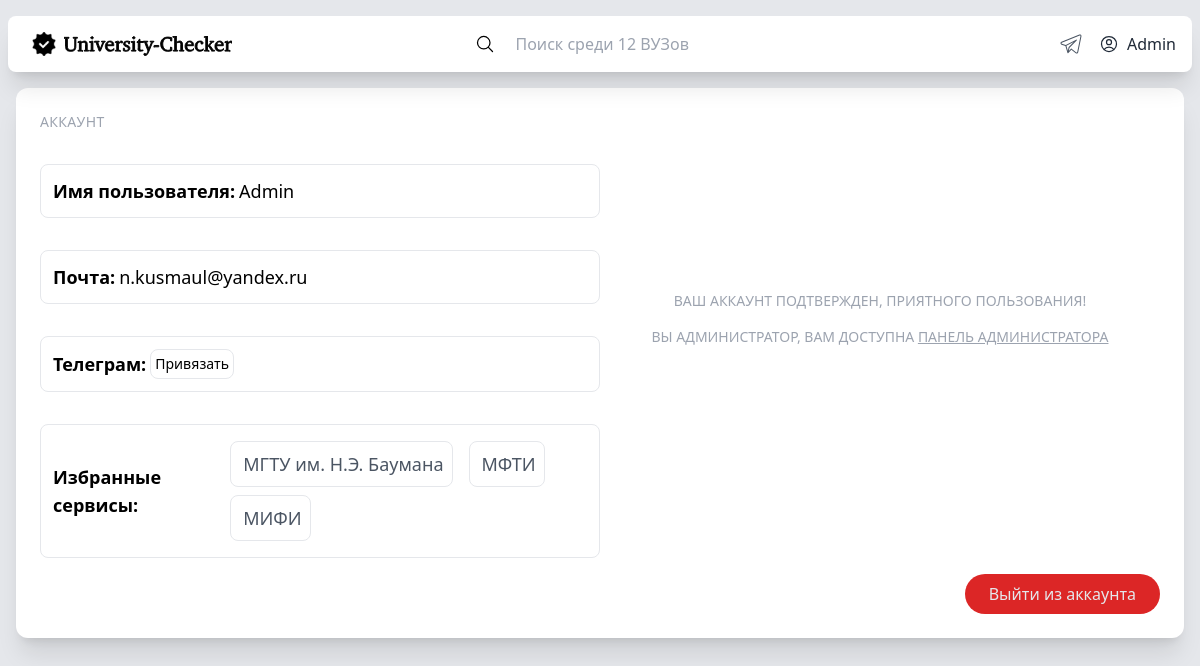
/account/ (signed in), run on an earlier commit of the app's database.
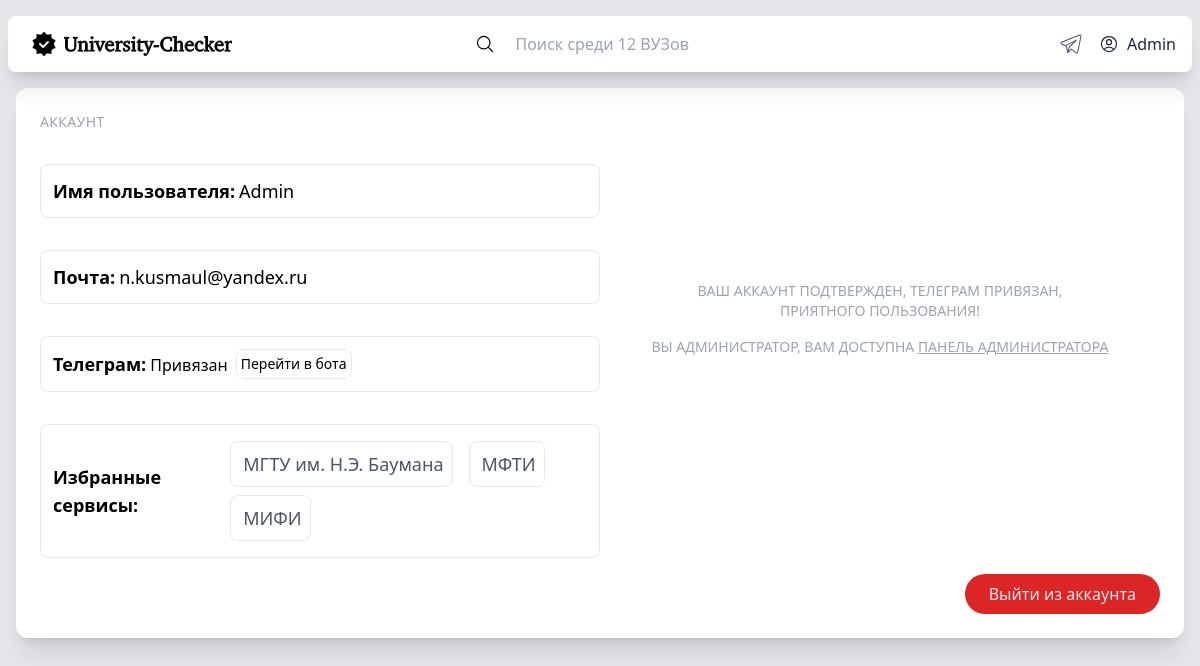
And on a later commit of the database.
### models/models.py (models this page shows, shortened)
class User(AbstractBaseUser, PermissionsMixin):
    username = models.CharField(unique=True,  verbose_name='username', max_length=20, null=True)
    email = models.EmailField(unique=True, null=True, verbose_name='email')
    subscribes = models.CharField(null=True, max_length=9999)
    tgid = models.CharField(unique=True, null=True, max_length=50)
    is_staff = models.BooleanField(
        _('staff status'),
        default=False,
        help_text=_('Designates whether the user can log into this site.'),
    )
    is_active = models.BooleanField(
        _('active'),
        default=True,
        help_text=_(
            'Designates whether this user should be treated as active. '
            'Unselect this instead of deleting accounts.'
        ),
    )
    is_confirmed = models.BooleanField(
        _('confirmed'),
        default=False,
    )
    USERNAME_FIELD = 'username'
    REQUIRED_FIELDS = ['email']
    objects = MyUserManager()
    def __str__(self):
        return str(self.username)

class Service(models.Model):
    name = models.CharField(max_length=25, db_index=True, unique=True, verbose_name="name")
    url = models.URLField(max_length=25, unique=True)
    status = models.CharField(max_length=999999, default = None,null=True)
    reports = models.CharField(max_length=999999, default = None,null=True)
    time = models.CharField(max_length=999999, default = None,null=True)
    slug = models.SlugField(max_length=255, unique=True, db_index=True)
    image = models.FileField(null=True)
    abbreviation = models.CharField(unique=True, max_length=255, null=True)

### core/views.py (the view)
# urls.py: path('account/', core_views.account),
def account(request, **kwargs):
    username = request.user
    print(kwargs)
    try:
        user = User.objects.get(username=username)
        if user.subscribes:
            subscribes = user.subscribes.split(',')
            subscribes = [i[:].strip() for i in subscribes]
            del subscribes[-1]
            print(subscribes)
            c_s = []
            for service in subscribes:
                if Service.objects.get(slug=service):
                    s = Service.objects.get(slug=service)
                    subs = {}
                    subs['abb'] = s.abbreviation
                    subs['slug'] = s.slug
                    c_s.append(subs)
                else:
                    c_s.append("Нет подписок")
            print(c_s)
        else:
            c_s = ""
        dc = model_to_dict(user)
        try:
            please_confirm = kwargs['please_confirm']
            dc['please_confirm'] = please_confirm
        except:
            pass
        try:
            already_exist = kwargs['already_exist']
            dc['already_exist'] = already_exist
        except:
            pass
        try:
            tg = kwargs['tg']
            dc['tg'] = tg
        except:
            pass
            print(dc)
        return render(request, "account.html", {"dict": dc, "subs": c_s, "count":  count_services()})
    except ObjectDoesNotExist:
        return log_in(request)

### core/views.py (called while the page is built)
def count_services():
    count = Service.objects.all().count()
    return count

### core/templates/account.html (shortened to what this page needs)
<!DOCTYPE html>
<html lang="en">
<head>
    <script src="https://cdn.tailwindcss.com"></script>
</head>
<body>
    <div class="absolute md:w-full min-w-screen md:min-h-screen  h-auto flex bg-gray-200">
        <div class="shrink flex flex-col w-full min-h-screen max-w-screen-xl">
            <div class="shrink flex w-full sticky top-0 px-2 z-50">
                <div class="rounded-lg bg-white mt-4 shadow-xl p-2 w-full flex">
                    <div class="shrink flex">
                        <a href="/">
                        <div class="flex py-2 pl-2 pr-4 md:px-4 rounded-lg hover:bg-gray-100 cursor-pointer duration-100 text-gray-800 font-medium">
                            <img src="/static/favicon.ico" class="hidden md:flex rounded w-6 place-self-center mr-2">
                        </div></a>
                    </div>
                    <div class="grow flex w-full">
                        <form action="/search/" method="POST" class="flex mx-auto w-auto">
                            <button class="hover:text-neutral-500" type="submit" value="" >
                            <svg xmlns="http://www.w3.org/2000/svg" fill="none" viewBox="0 0 24 24" stroke-width="1.5" stroke="currentColor" class="w-5 h-5 place-self-center mr-2">
                                <path stroke-linecap="round" stroke-linejoin="round" d="M21 21l-5.197-5.197m0 0A7.5 7.5 0 105.196 5.196a7.5 7.5 0 0010.607 10.607z" />
                            </svg></button>
                            <input name="search" autocomplete="off" class="flex mx-auto py-2 px-2  rounded-lg w-80  hover:bg-gray-100 cursor-pointer duration-100 text-gray-600 outline-0 placeholder:px-1 " placeholder="Поиск среди {{count}} ВУЗов"/>
                        </form>
                    </div>
                    <a target="_blank" href="https://t.me/university_checker_bot">
                    <div class="w-18 flex py-2 px-2 rounded-lg hover:bg-gray-100 cursor-pointer duration-100 text-gray-800">
                    </div>
                    </a>
                    {% if not user.is_authenticated %}
                    <a href="/login/">
                    <div class="shrink flex">
                        <div class="flex py-2 px-2 rounded-lg hover:bg-gray-100 cursor-pointer duration-100 text-gray-800 font-medium">
                            <svg xmlns="http://www.w3.org/2000/svg" fill="none" viewBox="0 0 24 24" stroke-width="1.5" stroke="currentColor" class="w-5 h-5 place-self-center mr-2">
                                <path stroke-linecap="round" stroke-linejoin="round" d="M17.982 18.725A7.488 7.488 0 0012 15.75a7.488 7.488 0 00-5.982 2.975m11.963 0a9 9 0 10-11.963 0m11.963 0A8.966 8.966 0 0112 21a8.966 8.966 0 01-5.982-2.275M15 9.75a3 3 0 11-6 0 3 3 0 016 0z" />
                            </svg>
                            <p>
                                Авторизация
                            </p>
                        </div>
                    </div></a>
                    {% elif user.is_authenticated and user.is_confirmed%}
                    <a href="/account/">
                        <div class="shrink flex">
                            <div class="flex py-2 px-2 rounded-lg hover:bg-gray-100 cursor-pointer duration-100 text-gray-800 font-medium">
                                <p>
                                    {{user}}
                                </p>
                            </div>
                        </div></a>
                    {%endif%}
                </div>
            </div>
            <div class="grow flex flex-col w-full mb-2">
            <div class="bg-white shadow-xl rounded-xl h-auto p-6 m-4 z-0 hover:shadow-4xl  ">
                <div class="grid md:grid-cols-2 col-span-2">
                    <div class="flex text-lg flex-col justify-start">
                        <span class="uppercase text-gray-400 text-sm mb-4 tracking-wide">аккаунт</span>
                        <div class="flex my-4 p-3 border border-gray-200 rounded-lg ">
                            <p class="font-semibold">Имя пользователя: </p> <p class="ml-1"> {{dict.username}}</p>
                        </div>
                        <div class="flex my-4 p-3 border border-gray-200 rounded-lg ">
                            <p class="font-semibold">Почта: </p> <p class="ml-1"> {{dict.email}}</p>
                        </div>
                        <div class="flex my-4 p-3 border border-gray-200 rounded-lg">
                            <p class="font-semibold place-self-center">Телеграм: </p> <p class="ml-1">
                                {%if dict.tgid%}
                                    <p class="text-base pt-1 lace-self-center mr-2">Привязан </p><a target="_blank" class="flex place-self-center p-1 border hover:shadow-md border-gray-200 rounded-lg text-sm"
                                    href="https://t.me/university_checker_bot">Перейти в бота</a>
                                {%elif not tgid%}
                                <a target="_blank" class="flex place-content-center p-1 border hover:shadow-md border-gray-200 rounded-lg text-sm"
                                href="https://t.me/university_checker_bot">Привязать</a>
                                {%endif%}
                            </p>
                        </div>
                            <div class="flex my-4 place-items-center p-3 border border-gray-200 rounded-lg">
                                <p class="font-semibold">Избранные сервисы: </p>
                                <div class="flex flex-wrap">
                                    {%for s in subs%}
                                    <a class="mx-2 my-1 text-gray-600  flex place-content-center p-2 border border-gray-200 rounded-lg hover:shadow-lg hover:cursor-pointer duration-100" href="/service/{{s.slug}}">
                                    <p class="ml-1"> {{s.abb}}</p>
                                    </a>
                                    {%endfor%}
                                </div>
                            </div>
                    </div>
                    <div class="flex md:mt-0 my-8 text-lg flex-col justify-center place-items-center">
                        {% if user.is_authenticated and user.is_confirmed and dict.tgid%}
                        <span class=" text-center uppercase text-gray-400 text-sm mb-4">Ваш аккаунт подтвержден, телеграм привязан, <br>приятного пользования! </span>
                        {% elif user.is_authenticated and user.is_confirmed and not dict.tgid%}
                        <span class=" text-center uppercase text-gray-400 text-sm mb-4">Ваш аккаунт подтвержден, приятного пользования! </span>
                        {% elif not user.is_confirmed%}
                        <span class="uppercase text-gray-400 text-sm mb-4">Подтвердите ваш аккаунт, проверьте почту!</span>
                        {%endif%}
                        {%if user.is_authenticated and user.is_staff%}
                        <span class="uppercase text-gray-400 text-sm mb-4">Вы администратор, вам доступна <a href="/admin_panel/" class="underline underline-offset-1">панель администратора</a></span>
                        {%endif%}
                    </div>
                    </div>
                    <div class="flex justify-end w-full">
                        <a href="/logout/">
                            <button class=" bg-red-600 hover:bg-red-700 duration-100 ease-out rounded-full py-2 px-6 text-gray-200 flex place-self-end relative">
                                Выйти из аккаунта
                            </button>
                        </a>
                    </div>
                </div>
            </div>
        </div>
    </div>
</body>

What changed in the data, as far as the page shows it:
changed User "Admin": tgid empty → "596742400" (drawn)
Also different on the page:
text no longer shown: "Привязать ВАШ АККАУНТ ПОДТВЕРЖДЕН, ПРИЯТНОГО ПОЛЬЗОВАНИЯ!"
text now shown: "Привязан Перейти в бота ВАШ АККАУНТ ПОДТВЕРЖДЕН, ТЕЛЕГРАМ ПРИВЯЗАН, ПРИЯТНОГО ПОЛЬЗОВАНИЯ!"
